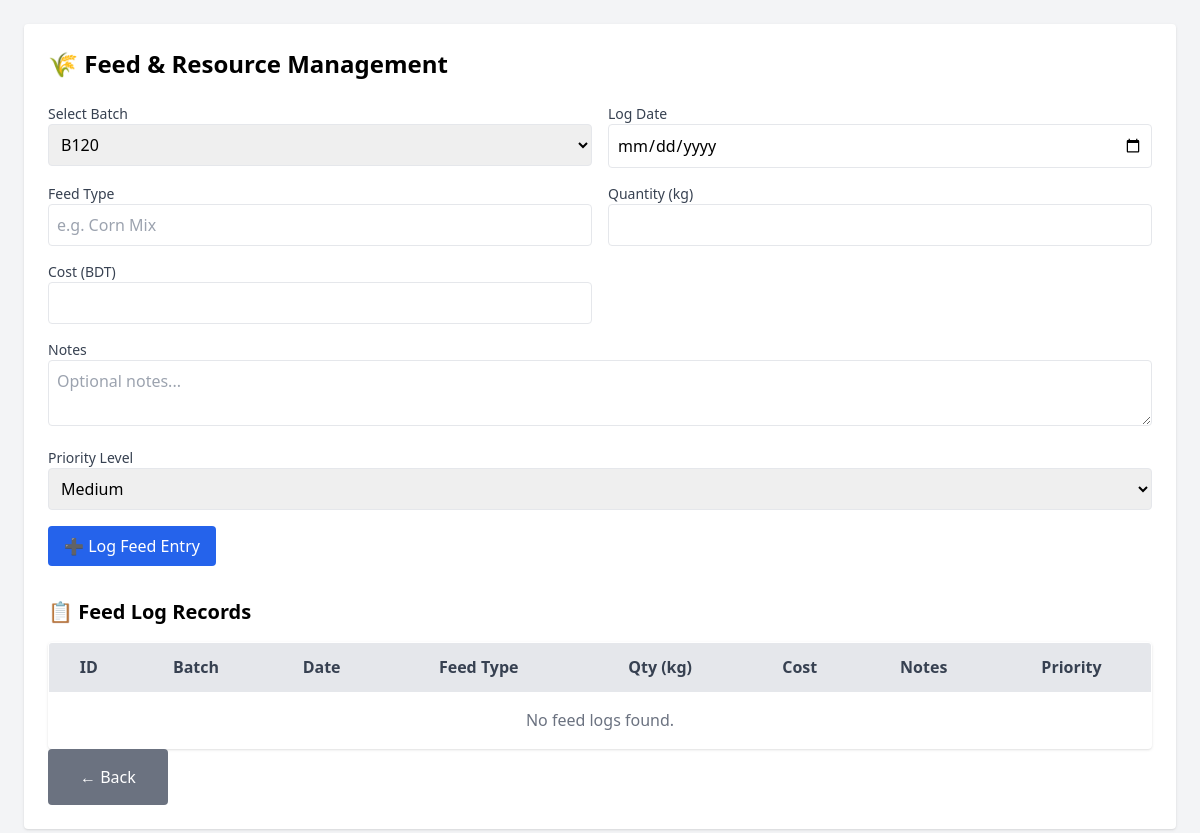
/admin/feed-resources (signed in), run on an earlier commit of the app's database.
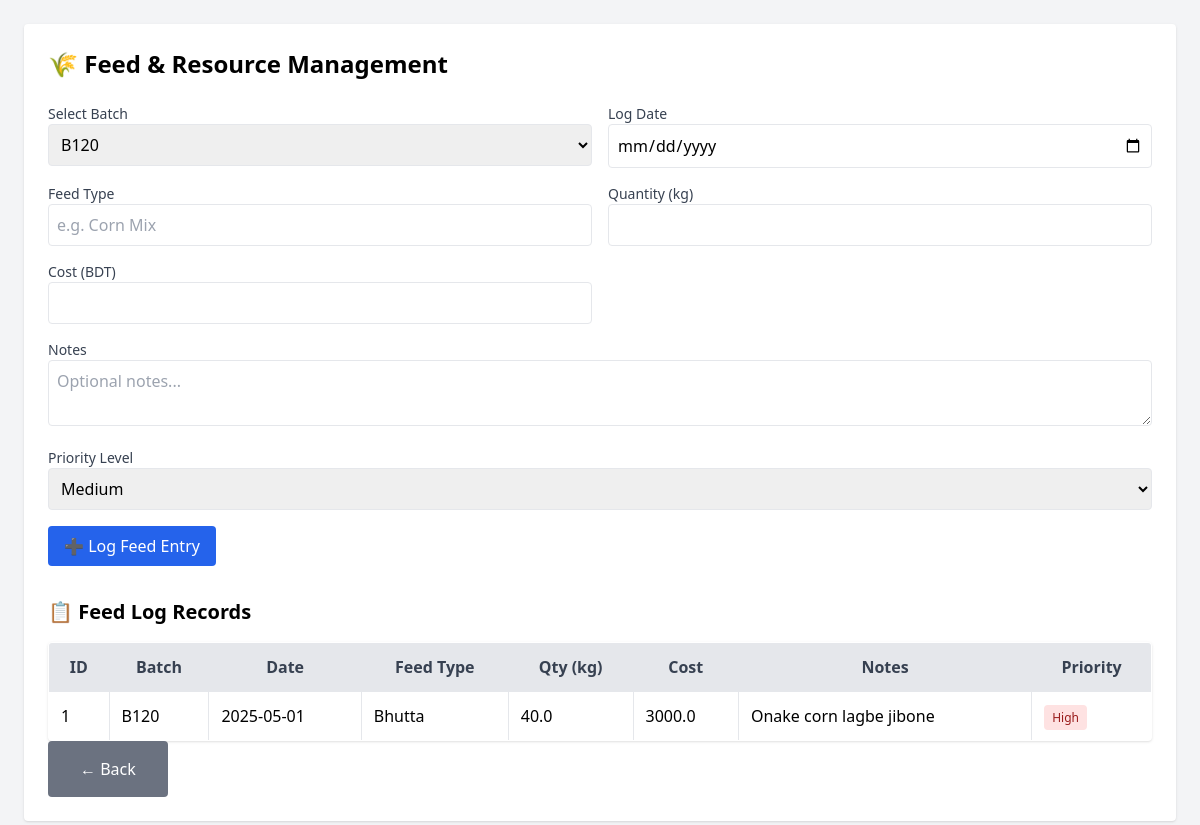
And on a later commit of the database.
### models.py (models this page shows, shortened)
class FeedLog(db.Model):
    id = db.Column(db.Integer, primary_key=True)
    batch_id = db.Column(db.Integer, db.ForeignKey('batch.id'), nullable=False)
    log_date = db.Column(db.Date, nullable=False)
    feed_type = db.Column(db.String(100), nullable=False)
    quantity_kg = db.Column(db.Float, nullable=False)
    cost = db.Column(db.Float, nullable=False)
    notes = db.Column(db.Text)
    priority = db.Column(Enum(PriorityLevel), default=PriorityLevel.medium)
    batch = db.relationship('Batch', backref='feed_logs')

class Batch(db.Model):
    id = db.Column(db.Integer, primary_key=True)
    batch_name = db.Column(db.String(100), nullable=False)
    bird_type = db.Column(db.String(50), nullable=False)  # ✅ this must now exist
    quantity = db.Column(db.Integer, nullable=False)
    arrival_date = db.Column(db.Date, nullable=False)
    notes = db.Column(db.Text, nullable=True)
    added_by = db.Column(db.Integer, db.ForeignKey('user.id'))

### app.py (the view, shortened to what this page needs)
@app.route('/admin/feed-resources', methods=['GET', 'POST'])
def manage_feed_resources():
    if 'user_id' not in session:
        return redirect(url_for('login'))
    user = db.session.get(User, session['user_id'])
    if not user or user.role not in ['admin', 'manager']:  # ✅ allow both
        return redirect(url_for('login'))
    batches = Batch.query.all()
    logs = FeedLog.query.order_by(FeedLog.log_date.desc()).all()
    return render_template('admin_manage_feed.html', user=user, logs=logs, batches=batches)

### templates/admin_manage_feed.html (shortened to what the changed rows need)
<!DOCTYPE html>
<html lang="en">
<head>
    <script src="https://cdn.tailwindcss.com"></script>
</head>
<body class="bg-gray-100 p-6">
    <div class="max-w-6xl mx-auto bg-white p-6 rounded shadow">
        <h1 class="text-2xl font-bold mb-6">🌾 Feed & Resource Management</h1>
        <h2 class="text-xl font-semibold mb-4">📋 Feed Log Records</h2>
        <table class="min-w-full bg-white border rounded shadow overflow-hidden">
            <thead class="bg-gray-200 text-gray-700">
                <tr>
                    <th class="p-3 border">ID</th>
                    <th class="p-3 border">Batch</th>
                    <th class="p-3 border">Date</th>
                    <th class="p-3 border">Feed Type</th>
                    <th class="p-3 border">Qty (kg)</th>
                    <th class="p-3 border">Cost</th>
                    <th class="p-3 border">Notes</th>
                    <th class="p-3 border">Priority</th>
                </tr>
            </thead>
            <tbody>
                {% for entry in logs %}
                <tr class="border-t">
                    <td class="p-3 border">{{ entry.id }}</td>
                    <td class="p-3 border">{{ entry.batch.batch_name }}</td>
                    <td class="p-3 border">{{ entry.log_date }}</td>
                    <td class="p-3 border">{{ entry.feed_type }}</td>
                    <td class="p-3 border">{{ entry.quantity_kg }}</td>
                    <td class="p-3 border">{{ entry.cost }}</td>
                    <td class="p-3 border">{{ entry.notes or '' }}</td>
                    <td class="p-3 border">
                        {% if entry.priority.name == 'high' %}
                          <span class="bg-red-100 text-red-800 px-2 py-1 rounded text-xs">High</span>
                        {% elif entry.priority.name == 'medium' %}
                          <span class="bg-yellow-100 text-yellow-800 px-2 py-1 rounded text-xs">Medium</span>
                        {% elif entry.priority.name == 'low' %}
                          <span class="bg-green-100 text-green-800 px-2 py-1 rounded text-xs">Low</span>
                        {% else %}
                          <span class="bg-gray-100 text-gray-800 px-2 py-1 rounded text-xs">Unknown</span>
                        {% endif %}
                    </td>
                </tr>
                {% else %}
                <tr>
                    <td colspan="8" class="p-4 text-center text-gray-500">No feed logs found.</td>
                </tr>
                {% endfor %}
            </tbody>
        </table>
</body>
</html>

What changed in the data, as far as the page shows it:
added FeedLog: id "1", batch.batch_name "B120", log_date "2025-05-01", feed_type "Bhutta", quantity_kg "40.0", cost "3000.0", notes "Onake corn lagbe jibone", priority "High"
Also different on the page:
text no longer shown: "No feed logs found."
